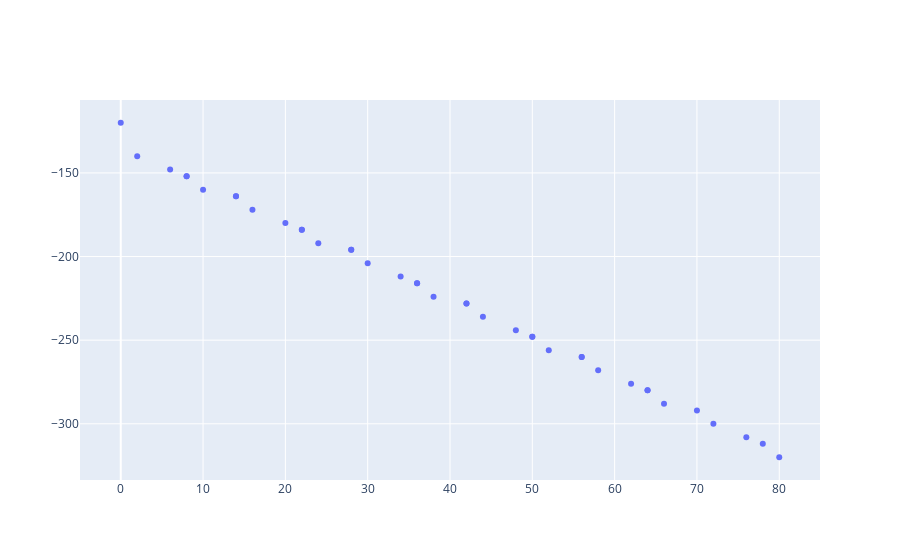

Notebook source saved alongside this figure:
### Code cell
# Impresión de la curva de Pareto y de los mejores individuos para su selección
resultados = results.F.T
fig = go.Figure(data=go.Scatter(x=resultados[0], y=resultados[1], mode='markers'))
fig.show()
print(results.X)
print(results.F)

### Figure 1 — Plotly figure (JSON) as saved in the notebook; plotly's stock layout.template omitted (floating-point values rounded to 4 significant figures)
{"data": [{"mode": "markers", "type": "scatter", "x": [22, 28, 20, 24, 36, 8, 0, 14, 10, 36, 34, 38, 14, 50, 6, 48, 22, 16, 42, 50, 56, 30, 2, 66, 28, 42, 70, 64, 8, 58, 72, 76, 78, 80, 62, 64, 52, 56, 44], "y": [-184, -196, -180, -192, -216, -152, -120, -164, -160, -216, -212, -224, -164, -248, -148, -244, -184, -172, -228, -248, -260, -204, -140, -288, -196, -228, -292, -280, -152, -268, -300, -308, -312, -320, -276, -280, -256, -260, -236]}], "layout": {}}
